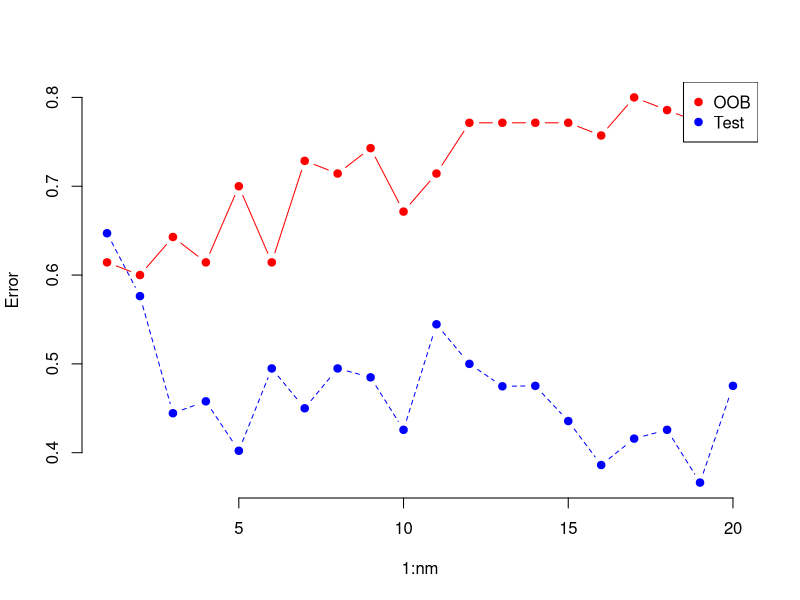

This figure's R source:
library(randomForest)
set.seed(1234)
p = 171 #number of sample
n = 100 #number of variable
y <- c(1:p)
x <- matrix(0, p, n)
for (ii in 1:p){
  x[ii,] <- rnorm(n, mean = 0, sd = 1)
  if(x[ii,1] <= 0.2){y[ii] <- rbinom(1, 1, 0.2)}
  if(x[ii,1] > 0.2){y[ii] <- rbinom(1, 1, 0.8)}
}

randdataset <- as.data.frame(cbind(x,y))

nm <- 20 #number of mtry
tp <- double(nm)
fp <- double(nm)
oob.err = double(nm)
test.err = double(nm)
trainset <- sample(1:171, 101) #randomly choose 101 train index
for (i in 1:nm){
  set.seed(i)
  rf <- randomForest(as.factor(y)~., data = randdataset, subset = trainset, ntree = 500, mtry = i)#randomForest for classification
  oob.err[i] = rf$err.rate[i,1]
  PredictionWithClass <- predict(rf, randdataset[-trainset, ], type = 'class')
  t <- table(Predictions=PredictionWithClass, actual = (randdataset[-trainset, ]) $ y)
  test.err[i] = sum(diag(t))/sum(t)
  tp[i] <- t[1,1]/(t[1,1]+t[2,1]);
  fp[i] <- t[1,2]/(t[1,2]+t[2,2]);
}

matplot(1:nm, cbind(test.err, oob.err), pch = 19, col = c("red", "blue"), 
        type = "b", ylab = "Error", axes = F)
axis(1)
axis(2)
legend("topright", legend = c("OOB", "Test"), pch = 19, col = c("red", "blue"))

tpp <- tp
fp_list <- sort(fp,index.return= TRUE)
fp <- fp_list$x
ind_fp <- fp_list$ix
temp <- c(1:10)
for (j in 1:10){
  temp[j] <- tp[ind_fp[j]]
}
tp <- temp

#setwd("C:/Users/Ningyu Sha/Dropbox/Ningyu Sha/Dropbox/Digging-into-metagenomic-data/SZProjrct/randomforest") 
#pdf('ROC.pdf', width = 10, height = 10)
#future=paste("ROC curve",".jpg") 
#jpeg(file=future)
#plot(fp,tp, type = "l", xlab = "false positive rate", ylab = "true positive rate" )
#dev.off()